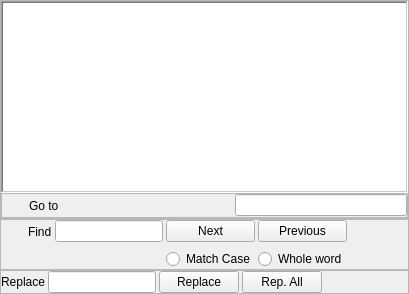
      <widget class="QWidget" name="pageEdition">
       <layout class="QVBoxLayout" name="verticalLayout_4">
        <property name="spacing">
         <number>0</number>
        </property>
        <property name="margin">
         <number>0</number>
        </property>
        <item>
         <widget class="QFrame" name="frame">
          <property name="frameShape">
           <enum>QFrame::StyledPanel</enum>
          </property>
          <property name="frameShadow">
           <enum>QFrame::Raised</enum>
          </property>
          <layout class="QGridLayout" name="gridLayout">
           <property name="margin">
            <number>0</number>
           </property>
           <property name="spacing">
            <number>0</number>
           </property>
           <item row="1" column="0">
            <widget class="LpyTabBar" name="documentNames" native="true"/>
           </item>
           <item row="1" column="1">
            <widget class="LpyTabBarNeighbor" name="documentNamesMore" native="true"/>
           </item>
           <item row="1" column="2">
            <widget class="LpyTabBarNeighbor" name="documentNamesMore2" native="true"/>
           </item>
           <item row="2" column="0" colspan="3">
            <widget class="LpyCodeEditor" name="codeeditor">
             <property name="enabled">
              <bool>true</bool>
             </property>
             <property name="font">
              <font>
               <family>Courier New</family>
              </font>
             </property>
             <property name="frameShape">
              <enum>QFrame::WinPanel</enum>
             </property>
             <property name="tabStopWidth">
              <number>20</number>
             </property>
            </widget>
           </item>
           <item row="3" column="0">
            <widget class="QFrame" name="frameGoto">
             <property name="frameShape">
              <enum>QFrame::StyledPanel</enum>
             </property>
             <property name="frameShadow">
              <enum>QFrame::Raised</enum>
             </property>
             <layout class="QGridLayout" name="_2">
              <property name="horizontalSpacing">
               <number>3</number>
              </property>
              <property name="margin">
               <number>0</number>
              </property>
              <item row="0" column="0">
               <widget class="QToolButton" name="closeGoto">
                <property name="palette">
                 <palette>
                  <active>
                   <colorrole role="ButtonText">
                    <brush brushstyle="SolidPattern">
                     <color alpha="255">
                      <red>170</red>
                      <green>0</green>
                      <blue>0</blue>
                     </color>
                    </brush>
                   </colorrole>
                  </active>
                  <inactive>
                   <colorrole role="ButtonText">
                    <brush brushstyle="SolidPattern">
                     <color alpha="255">
                      <red>0</red>
                      <green>0</green>
                      <blue>0</blue>
                     </color>
                    </brush>
                   </colorrole>
                  </inactive>
                  <disabled>
                   <colorrole role="ButtonText">
                    <brush brushstyle="SolidPattern">
                     <color alpha="255">
                      <red>118</red>
                      <green>116</green>
                      <blue>108</blue>
                     </color>
                    </brush>
                   </colorrole>
                  </disabled>
                 </palette>
                </property>
                <property name="icon">
                 <iconset resource="lpyresources.qrc">
                  <normaloff>:/images/icons/closetab.png</normaloff>:/images/icons/closetab.png</iconset>
                </property>
                <property name="autoRaise">
                 <bool>true</bool>
                </property>
               </widget>
              </item>
              <item row="0" column="1">
               <widget class="QLabel" name="label_10">
                <property name="text">
                 <string>Go to</string>
                </property>
               </widget>
              </item>
              <item row="0" column="3">
               <spacer>
                <property name="orientation">
                 <enum>Qt::Horizontal</enum>
                </property>
                <property name="sizeHint" stdset="0">
                 <size>
                  <width>61</width>
                  <height>23</height>
                 </size>
                </property>
               </spacer>
              </item>
              <item row="0" column="4">
               <widget class="QLineEdit" name="gotoEdit"/>
              </item>
             </layout>
            </widget>
           </item>
          </layout>
         </widget>
        </item>
        <item>
         <widget class="QFrame" name="frameFind">
          <property name="frameShape">
           <enum>QFrame::StyledPanel</enum>
          </property>
          <property name="frameShadow">
           <enum>QFrame::Raised</enum>
          </property>
          <layout class="QGridLayout">
           <property name="horizontalSpacing">
            <number>3</number>
           </property>
           <property name="margin">
            <number>0</number>
           </property>
           <item row="0" column="0">
            <widget class="QToolButton" name="closeFind">
             <property name="palette">
              <palette>
               <active>
                <colorrole role="ButtonText">
                 <brush brushstyle="SolidPattern">
                  <color alpha="255">
                   <red>170</red>
                   <green>0</green>
                   <blue>0</blue>
                  </color>
                 </brush>
                </colorrole>
               </active>
               <inactive>
                <colorrole role="ButtonText">
                 <brush brushstyle="SolidPattern">
                  <color alpha="255">
                   <red>0</red>
                   <green>0</green>
                   <blue>0</blue>
                  </color>
                 </brush>
                </colorrole>
               </inactive>
               <disabled>
                <colorrole role="ButtonText">
                 <brush brushstyle="SolidPattern">
                  <color alpha="255">
                   <red>118</red>
                   <green>116</green>
                   <blue>108</blue>
                  </color>
                 </brush>
                </colorrole>
               </disabled>
              </palette>
             </property>
             <property name="icon">
              <iconset resource="lpyresources.qrc">
               <normaloff>:/images/icons/closetab.png</normaloff>:/images/icons/closetab.png</iconset>
             </property>
             <property name="autoRaise">
              <bool>true</bool>
             </property>
            </widget>
           </item>
           <item row="0" column="1">
            <widget class="QLabel" name="label_8">
             <property name="text">
              <string>Find</string>
             </property>
            </widget>
           </item>
           <item row="0" column="2">
            <widget class="QLineEdit" name="findEdit"/>
           </item>
           <item row="0" column="3">
            <widget class="QPushButton" name="findNextButton">
             <property name="text">
              <string>Next</string>
             </property>
             <property name="icon">
              <iconset resource="lpyresources.qrc">
               <normaloff>:/images/icons/down.png</normaloff>:/images/icons/down.png</iconset>
             </property>
            </widget>
           </item>
           <item row="0" column="4">
            <widget class="QPushButton" name="findPreviousButton">
             <property name="sizePolicy">
              <sizepolicy hsizetype="Minimum" vsizetype="Fixed">
               <horstretch>0</horstretch>
               <verstretch>0</verstretch>
              </sizepolicy>
             </property>
             <property name="text">
              <string>Previous</string>
             </property>
             <property name="icon">
              <iconset resource="lpyresources.qrc">
               <normaloff>:/images/icons/up.png</normaloff>:/images/icons/up.png</iconset>
             </property>
            </widget>
           </item>
           <item row="0" column="5">
            <spacer>
             <property name="orientation">
              <enum>Qt::Horizontal</enum>
             </property>
             <property name="sizeHint" stdset="0">
              <size>
               <width>61</width>
               <height>23</height>
              </size>
             </property>
            </spacer>
           </item>
           <item row="1" column="0" colspan="3">
            <spacer>
             <property name="orientation">
              <enum>Qt::Horizontal</enum>
             </property>
             <property name="sizeHint" stdset="0">
              <size>
               <width>161</width>
               <height>20</height>
              </size>
             </property>
            </spacer>
           </item>
           <item row="1" column="3">
            <widget class="QRadioButton" name="matchCaseButton">
             <property name="text">
              <string>Match Case</string>
             </property>
             <property name="autoExclusive">
              <bool>false</bool>
             </property>
            </widget>
           </item>
           <item row="1" column="4">
            <widget class="QRadioButton" name="wholeWordButton">
             <property name="text">
              <string>Whole word</string>
             </property>
             <property name="autoExclusive">
              <bool>false</bool>
             </property>
            </widget>
           </item>
           <item row="1" column="5">
            <spacer>
             <property name="orientation">
              <enum>Qt::Horizontal</enum>
             </property>
             <property name="sizeHint" stdset="0">
              <size>
               <width>40</width>
               <height>20</height>
              </size>
             </property>
            </spacer>
           </item>
          </layout>
         </widget>
        </item>
        <item>
         <widget class="QFrame" name="frameReplace">
          <property name="frameShape">
           <enum>QFrame::StyledPanel</enum>
          </property>
          <property name="frameShadow">
           <enum>QFrame::Raised</enum>
          </property>
          <layout class="QHBoxLayout">
           <property name="spacing">
            <number>3</number>
           </property>
           <property name="margin">
            <number>0</number>
           </property>
           <item>
            <widget class="QLabel" name="label_9">
             <property name="text">
              <string>Replace</string>
             </property>
            </widget>
           </item>
           <item>
            <widget class="QLineEdit" name="replaceEdit"/>
           </item>
           <item>
            <widget class="QPushButton" name="replaceButton">
             <property name="text">
              <string>Replace</string>
             </property>
            </widget>
           </item>
           <item>
            <widget class="QPushButton" name="replaceAllButton">
             <property name="text">
              <string>Rep. All</string>
             </property>
            </widget>
           </item>
           <item>
            <spacer>
             <property name="orientation">
              <enum>Qt::Horizontal</enum>
             </property>
             <property name="sizeHint" stdset="0">
              <size>
               <width>40</width>
               <height>20</height>
              </size>
             </property>
            </spacer>
           </item>
          </layout>
         </widget>
        </item>
       </layout>
      </widget>
